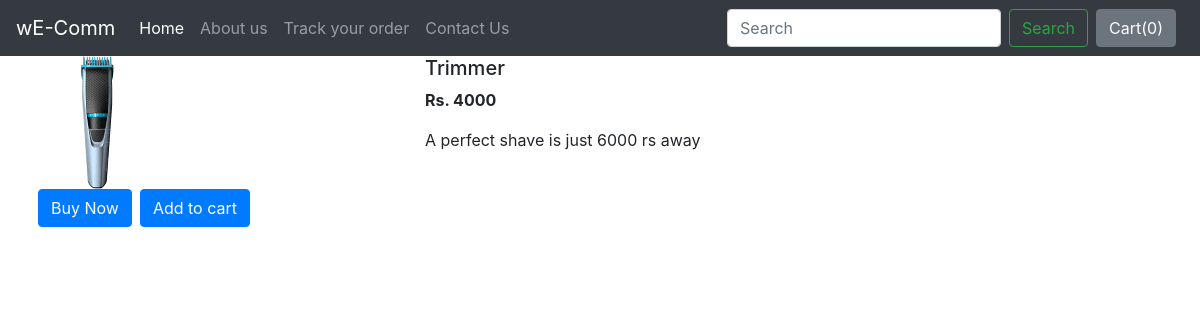
The app's page /shopping/product_view/4 with its own data.
### shopping/models.py (models this page shows)
class Product(models.Model):
    product_name = models.CharField(max_length=15)
    product_desc = models.CharField(max_length=50)
    category = models.CharField(max_length=15, default="")
    subcategory = models.CharField(max_length=15, default="")
    price = models.IntegerField(default=0)
    image = models.ImageField(upload_to="shopping/images", default="")
    def __str__(self):
        return self.product_name

### shopping/views.py (the view)
# urls.py: path('product_view/<int:my_id>', views.product_view),
def product_view(request, my_id):
    product = Product.objects.filter(id = my_id)
    print(product)
    params = {
        'product' : product[0]
    }
    return render(request, 'shopping/product_view.html', params)

### shopping/templates/shopping/product_view.html (shortened to what this page needs)
{% extends 'shopping/basic.html' %}
{% block body %}
<div class = "container" my-4>
    <div class = "row">
    <div class = "col-md-4">
    <div class = "row">
    <img src="/media/{{product.image}}">
    </div>
    <div class="row">
        <button class="btn btn-primary mx-2">Buy Now</button>
        <button class="btn btn-primary">Add to cart</button>
    </div>
</div>
<div class = "col-md-8">
    <h5>{{product.product_name}}</h5>
    <p> <B>Rs. {{product.price}}</B></p>
    <p>{{product.product_desc}}</p>
</div>
</div>
</div>
{%endblock%}

### records on screen
Product: image (picture), product_name "Trimmer", price "4000", product_desc "A perfect shave is just 6000 rs away"
